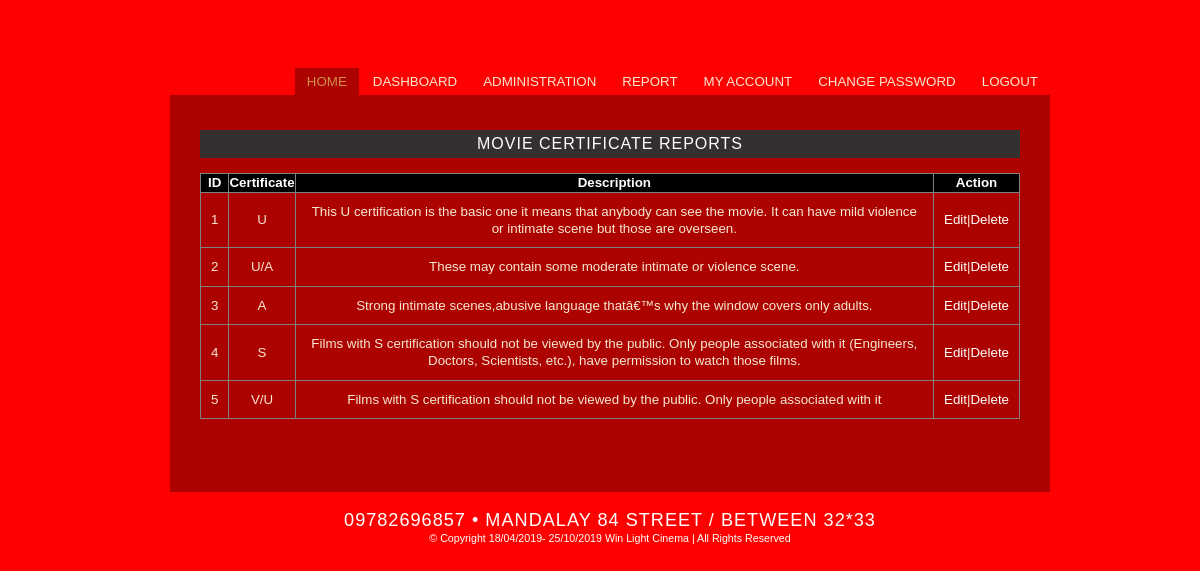
The app's page /admin/certificate_report.php (signed in) with its own data.
### tables this page shows
CREATE TABLE IF NOT EXISTS `certificate` (
  `id` int(11) NOT NULL AUTO_INCREMENT,
  `certificate_name` varchar(10) NOT NULL,
  `description` varchar(1000) NOT NULL,
  PRIMARY KEY (`id`)
);

### admin/certificate_report.php (the view, shortened to what this page needs)
<?php
	include('header.php');
?>
 <div id="content">
			<div class="portfolio-area" style="margin:0 auto; padding:20px 20px 20px 20px; width:820px;">
				<h2 class="accordion-header" style="height: 18px; margin-bottom: 15px; color: rgb(255, 255, 255); background: none repeat scroll 0px 0px rgb(53, 48, 48);">Movie Certificate Reports</h2>
				<table class="detail" border="1">
					<tr>
						<th>ID</th>
						<th>Certificate</th>
						<th>Description</th>
						<th>Action</th>
					</tr>
					<?php
						$res=mysql_query("select * from certificate");
						while($row=mysql_fetch_assoc($res)):
					?>
					<tr>
						<td><?php echo $row['id']; ?></td>
						<td><?php echo $row['certificate_name']; ?></td>
						<td><?php echo $row['description']; ?></td>
						<td><a href="" style="color: #fff;text-decoration: none;">Edit</a>|<a href="" style="color: #fff;text-decoration: none;">Delete</a></td>
					</tr>
					<?php endwhile; ?>
				</table>
            </div>
    </div>
 <?php
	include('footer.php');
 ?>

### admin/xres/css/style.css (style rules this page uses)
* { margin:0;padding:0; }
img, a { border:none; outline:none; }
body { background-color: red; font:smaller Arial, Helvetica, sans-serif; line-height:1.3em; color:#f6e8d2; }
#content { float:left; background: transparent url(../images/slideshow-bg.png) repeat-x top left; width:860px; min-height:377px; padding:10px; margin:0 0 20px 50px; }

### admin/vallenato/vallenato.css (style rules this page uses)
.accordion-header { font-size: 16px; background: #ebebeb; margin: 5px 0 0 0; padding: 5px 20px; cursor: pointer; color: #666666; }
.active-header { background: url(images/active-header.gif) #cef98d; background-repeat: no-repeat; background-position: right 50%; }

### admin/css/demo.css (style rules this page uses)
h2 { font-weight:lighter; font-family:verdana,arial,sans-serif; text-align:center; margin-top:1em; color:#333; text-transform:uppercase; letter-spacing:1px; font-size:1.2em; }
a { font-weight:normal; outline:none; }

### admin/certificate_report.php (style rules this page uses)
.detail { border-collapse: collapse; width: 100%; }
.detail th { text-align: center; background-color: black; color: white; }
.detail td { text-align: center; padding: 10px; }

### records on screen
certificate: id "1", certificate_name "U", description "This U certification is the basic one it means that anybody can see the movie. It can have mild violence or intimate scene but those are overseen."
certificate: id "2", certificate_name "U/A", description "These may contain some moderate intimate or violence scene."
certificate: id "3", certificate_name "A", description "Strong intimate scenes,abusive language thatâ€™s why the window covers only adults."
certificate: id "4", certificate_name "S", description "Films with S certification should not be viewed by the public. Only people associated with it (Engineers, Doctors, Scientists, etc.), have permission to watch those films."
certificate: id "5", certificate_name "V/U", description "Films with S certification should not be viewed by the public. Only people associated with it"
